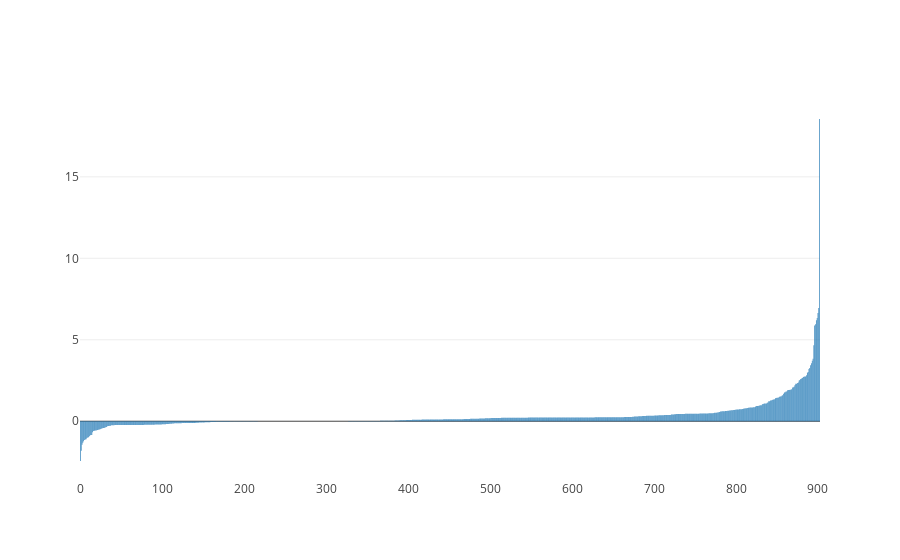

Notebook code cell kept with this figure:
### Markdown cell above
The mean does not seem to be a good perfomance indicator as it does show clear separation between POSs.

### Code cell
df = sales_perf.Median_Perf.sort_values()

data = [go.Bar(
            y=df.values,
            x=np.arange(len(df))
    )]

iplot(data, filename='basic-bar')

### Figure 1 — Plotly figure (JSON) as saved in the notebook; plotly's stock layout.template omitted (floating-point values rounded to 4 significant figures; data arrays with more than 128 entries replaced by an {"elided": "..."} marker saying what was removed)
{"data": [{"type": "bar", "x": {"elided": "903 int values"}, "y": {"elided": "903 float values"}}], "layout": {}}
